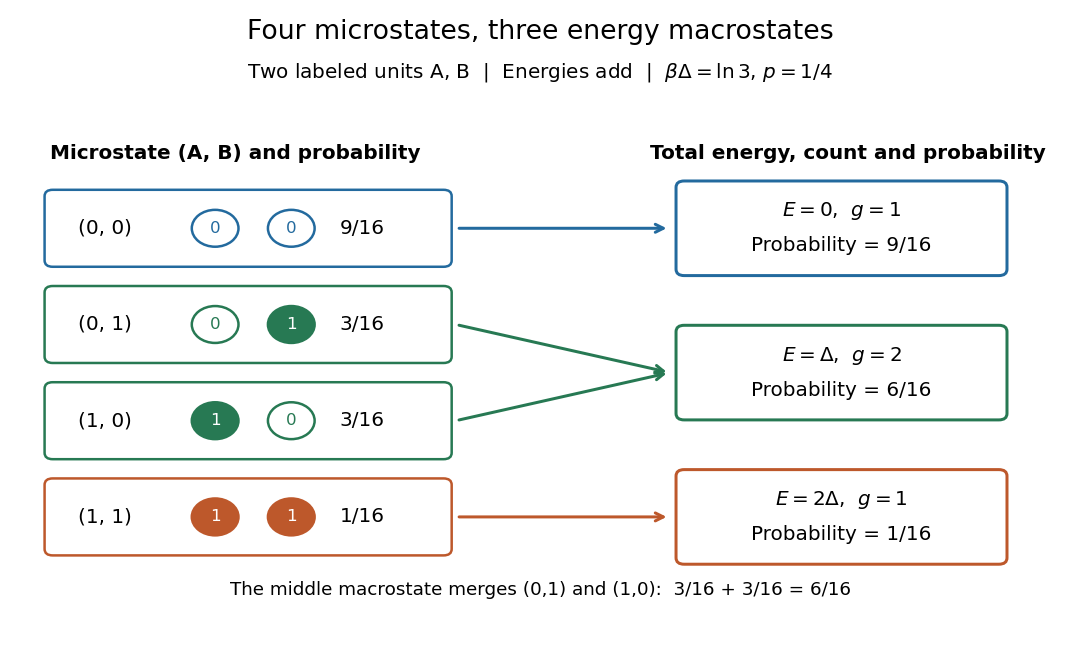

The Python source for this figure:
"""Show the four microstates of two distinguishable, independent thermal units.

Build with: make _media/microstate-energy-degeneracy.png
Writes the same-basename, opaque white PNG to the current working directory.
Tested with Python 3.14.4, NumPy 2.3.5, Matplotlib 3.10.7.
"""

from pathlib import Path

import matplotlib.pyplot as plt
from matplotlib.patches import Circle, FancyBboxPatch
import numpy as np


def main():
    states = np.array([[0, 0], [0, 1], [1, 0], [1, 1]])
    energies = states.sum(axis=1)
    weights = np.exp(-np.log(3.0) * energies)
    probabilities = weights / weights.sum()
    degeneracies = np.bincount(energies, minlength=3)
    grouped = np.bincount(energies, weights=probabilities, minlength=3)
    assert np.array_equal(degeneracies, [1, 2, 1])
    assert np.allclose(probabilities, np.array([9, 3, 3, 1]) / 16.0)
    assert np.allclose(grouped, np.array([9, 6, 1]) / 16.0)
    assert np.isclose(grouped.sum(), 1.0)
    assert np.isclose(np.dot(np.arange(3), grouped), 0.5)

    plt.rcParams.update({"font.size": 12, "figure.facecolor": "white",
                         "axes.facecolor": "white", "savefig.facecolor": "white"})
    fig, ax = plt.subplots(figsize=(9.0, 5.4), dpi=120)
    fig.subplots_adjust(left=0.03, right=0.97, bottom=0.06, top=0.79)
    fig.suptitle("Four microstates, three energy macrostates", fontsize=16, y=0.97)
    fig.text(0.5, 0.88, r"Two labeled units A, B  |  Energies add  |  $\beta\Delta=\ln 3$, $p=1/4$",
             ha="center")
    ax.set(xlim=(0, 10), ylim=(0, 5.9))
    ax.axis("off")
    ax.text(2.0, 5.62, "Microstate (A, B) and probability", ha="center", weight="bold")
    ax.text(8.03, 5.62, "Total energy, count and probability", ha="center", weight="bold")
    colors = ["#236a9e", "#277953", "#bd582b"]
    ys = [4.75, 3.55, 2.35, 1.15]
    group_ys = [4.75, 2.95, 1.15]
    fractions = ["9/16", "3/16", "3/16", "1/16"]
    for state, energy, y, fraction in zip(states, energies, ys, fractions):
        color = colors[energy]
        ax.add_patch(FancyBboxPatch((0.20, y - 0.40), 3.85, 0.80,
                                    boxstyle="round,pad=0.08", facecolor="white",
                                    edgecolor=color, linewidth=1.5))
        ax.text(0.45, y, f"({state[0]}, {state[1]})", va="center")
        for x, level in zip([1.80, 2.55], state):
            ax.add_patch(Circle((x, y), 0.23, facecolor=color if level else "white",
                                edgecolor=color, linewidth=1.5))
            ax.text(x, y, str(level), ha="center", va="center",
                    color="white" if level else color, fontsize=10)
        ax.text(3.25, y, fraction, ha="center", va="center")
        ax.annotate("", xy=(6.28, group_ys[energy]), xytext=(4.17, y),
                    arrowprops={"arrowstyle": "->", "color": color, "lw": 1.8})
    for energy, y, count, fraction, label in zip(range(3), group_ys, degeneracies,
                                               ["9/16", "6/16", "1/16"],
                                               ["0", r"\Delta", r"2\Delta"]):
        ax.add_patch(FancyBboxPatch((6.42, y - 0.51), 3.10, 1.02,
                                    boxstyle="round,pad=0.08", facecolor="white",
                                    edgecolor=colors[energy], linewidth=1.8))
        ax.text(7.97, y + 0.21, rf"$E={label}$,  $g={count}$", ha="center", va="center")
        ax.text(7.97, y - 0.22, f"Probability = {fraction}", ha="center", va="center")
    ax.text(5.0, 0.18, r"The middle macrostate merges (0,1) and (1,0):  3/16 + 3/16 = 6/16",
            ha="center", fontsize=11)
    fig.savefig(Path.cwd() / "microstate-energy-degeneracy.png", facecolor="white", transparent=False)
    plt.close(fig)


if __name__ == "__main__":
    main()
